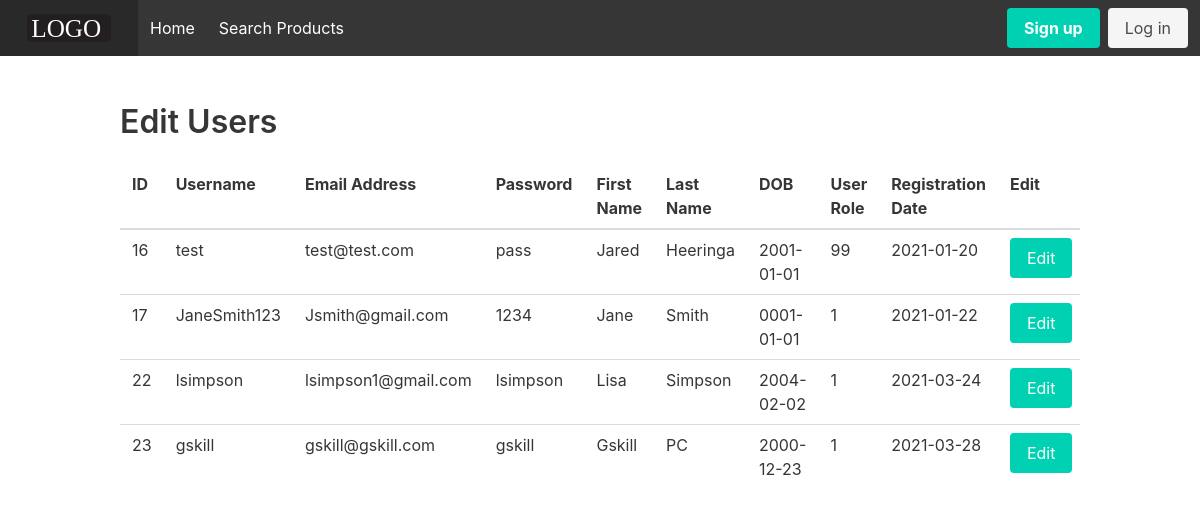
Screenshot of /Presentation/Views/EditUsers/editUsers.php with the database file from the repository.
### tables this page shows
CREATE TABLE `users` (
  `ID` int(11) NOT NULL,
  `username` varchar(50) NOT NULL,
  `email_address` varchar(100) DEFAULT NULL,
  `password` varchar(50) DEFAULT NULL,
  `first_name` varchar(50) DEFAULT NULL,
  `last_name` varchar(50) DEFAULT NULL,
  `date_of_birth` date DEFAULT NULL,
  `user_role` int(11) DEFAULT NULL,
  `registration_date` date DEFAULT NULL,
  `deleted` tinyint(1) DEFAULT '0'
);

### DataAccess/UserDataAccess.php (called while the page is built, shortened)
<?php
class UserDataAccess
{
    public function getAllUsers() {
        $dataConnection = new DatabaseConnection();
        $dataLink = $dataConnection->getConnected();
        $sql_statement = $dataLink->prepare("SELECT * from cst236_ecommerce_site.users");
        $sql_statement->execute();
        $results = $sql_statement->get_result();
        $allUsersArray = array();
        while($user = $results->fetch_assoc()){
            array_push($allUsersArray, $user);
        }
        return $allUsersArray;
    }
}

### Presentation/Handlers/_displayAllUsers.php (the view)
<?php
$userData = new UserDataAccess();
$usersArray = $userData->getAllUsers();
for ($i = 0; $i < count($usersArray); $i++) {
    $userID = $usersArray[$i]["ID"];
    $isActiveUser = $usersArray[$i]["deleted"];
    if($isActiveUser == 0) {
        echo "<tr>";
        echo "<td>" . $userID . "</td>";
        echo "<td>" . $usersArray[$i]["username"] . "</td>";
        echo "<td>" . $usersArray[$i]["email_address"] . "</td>";
        echo "<td>" . $usersArray[$i]["password"] . "</td>";
        echo "<td>" . $usersArray[$i]["first_name"] . "</td>";
        echo "<td>" . $usersArray[$i]["last_name"] . "</td>";
        echo "<td>" . $usersArray[$i]["date_of_birth"] . "</td>";
        echo "<td>" . $usersArray[$i]["user_role"] . "</td>";
        echo "<td>" . $usersArray[$i]["registration_date"] . "</td>";
        echo <<<EditAndDelete
        <form action="editSingleUser.php" method="get">
            <td><input type="hidden" name="userID" value="$userID"><input type="submit" class="button is-primary" value="Edit"></td>
        </form>
        <form action="../../Handlers/deleteSingleUser.php" method="get">
            <td><input type="hidden" name="userID" value="$userID"><input type="submit" class="button is-danger" value="Delete"></td>
        </form>
EditAndDelete;
        echo "</tr>";
    }
}
?>

### Presentation/Views/EditUsers/editUsers.php (shortened to what this page needs)
<?php
require_once "../../../DataAccess/UserDataAccess.php"
?>
<!DOCTYPE html>
<html lang="en">
<head>
    <link rel="stylesheet" href="https://cdn.jsdelivr.net/npm/bulma@0.9.1/css/bulma.min.css">
    <?php include "../../../_navigationBar.php"; ?>
</head>
<body>
<section class="section" id="usersHeader">
    <div class="container">
        <h1 class="title">Edit Users</h1>
        <div class="table-container">
            <table class="table">
                <thead>
                <tr>
                    <th>ID</th>
                    <th>Username</th>
                    <th>Email Address</th>
                    <th>Password</th>
                    <th>First Name</th>
                    <th>Last Name</th>
                    <th>DOB</th>
                    <th>User Role</th>
                    <th>Registration Date</th>
                    <th>Edit</th>
                </tr>
                </thead>
                <tbody>
                <?php
                include_once "../../Handlers/_displayAllUsers.php" ?>
                </tbody>
            </table>
        </div>
    </div>
</section>
</body>
</html>

### _navigationBar.php (shortened to what this page needs)
<?php
$isLoggedIn = $_SESSION["isLoggedIn"];
?>
<nav class="navbar is-dark" role="navigation" aria-label="main navigation">
    <div class="navbar-brand">
        <a class="navbar-item" href="/CST236-EcommerceSite/index.php">
            <img src="/CST236-EcommerceSite/Presentation/Views/Images/SampleSiteLogo.svg" width="114" height="30" alt="SiteLogo">
        </a>
    </div>
    <div id="navbarBasicExample" class="navbar-menu">
        <div class="navbar-start">
            <a class="navbar-item" href="/CST236-EcommerceSite/index.php">Home</a>
            <a class="navbar-item" href="/CST236-EcommerceSite/Presentation/Views/Search/search.php">Search Products</a>
        </div>
        <?php
        if($isLoggedIn != true) {
        ?>
        <div class="navbar-end">
            <div class="navbar-item">
                <div class="buttons">
                    <a class="button is-primary" href="/CST236-EcommerceSite/Presentation/Views/Register/register.php"><strong>Sign up</strong></a>
                    <a class="button is-light" href="/CST236-EcommerceSite/Presentation/Views/Login/login.php">Log in</a>
                </div>
            </div>
        </div>
        <?php
        }
        ?>
    </div>
</nav>

### rows the page displays
users: ID "16", username "test", email_address "test@test.com", password "pass", first_name "Jared", last_name "Heeringa", date_of_birth "2001-01-01", user_role "99", registration_date "2021-01-20"
users: ID "17", username "JaneSmith123", email_address "Jsmith@gmail.com", password "1234", first_name "Jane", last_name "Smith", date_of_birth "0001-01-01", user_role "1", registration_date "2021-01-22"
users: ID "22", username "lsimpson", email_address "lsimpson1@gmail.com", password "lsimpson", first_name "Lisa", last_name "Simpson", date_of_birth "2004-02-02", user_role "1", registration_date "2021-03-24"
users: ID "23", username "gskill", email_address "gskill@gskill.com", password "gskill", first_name "Gskill", last_name "PC", date_of_birth "2000-12-23", user_role "1", registration_date "2021-03-28"
